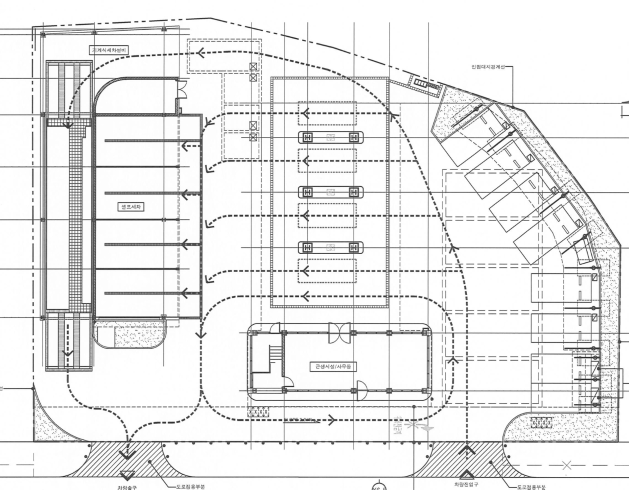
#> input picture backend/blueprint.png, 1258 x 979 px, found by its file name (shown at 1/2 size)
$ python visualization_bp.py
#> lines starting #> are read from the running program, lines starting #| are printed output that depends on the picture
import cv2
from ._2d_to_2d_mapping import mapping

blueprint = cv2.imread('backend/blueprint.png')
#> blueprint is the input picture: shape (979, 1258, 3); min 12, max 255, mean 234.3
height_bp, width_bp  = blueprint.shape[:2]
#> height_bp = 979; width_bp = 1258

# car_image = cv2.imread('car_img.png')
car_image = cv2.imread('backend/car_img_red.png')
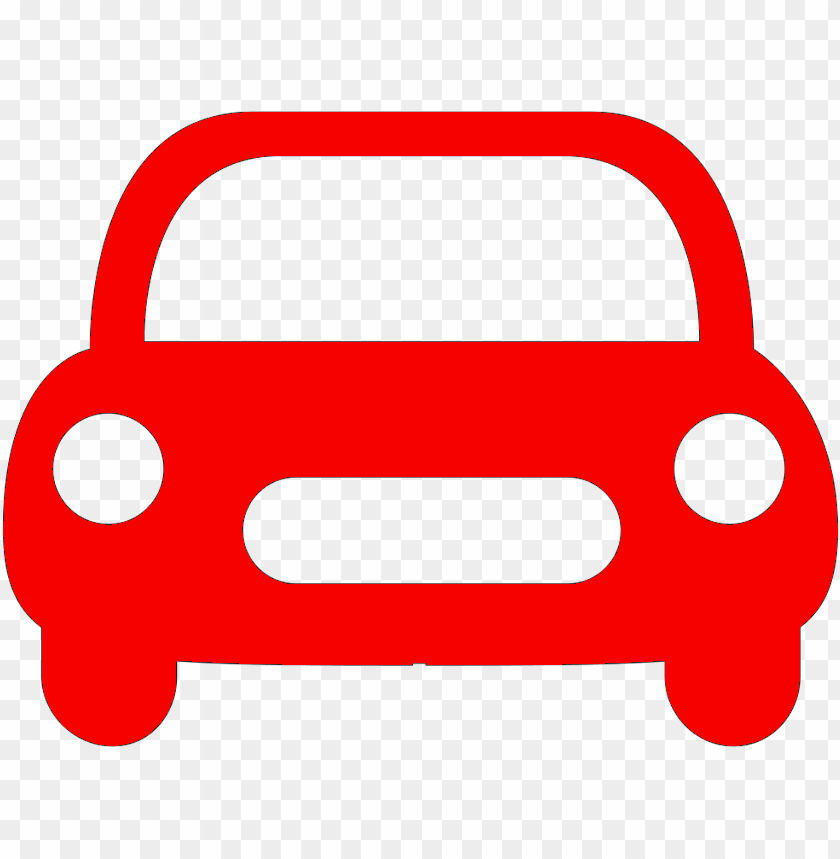
#> input picture backend/car_img_red.png, 840 x 859 px, found by its file name
#> car_image is the input picture: shape (859, 840, 3); mean B, G, R 156.4, 156.4, 244.7
car_image = cv2.resize(car_image, (40, 40))
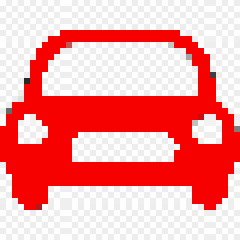
#> car_image: shape (40, 40, 3) (shown 6 times larger); mean B, G, R 156.4, 156.4, 245.1
height_car, width_car  = car_image.shape[:2]
#> height_car = 40; width_car = 40


# [43 lines left out: functions draw_car_img, visualize_bp, not called in this run]

        # cv2.namedWindow('blueprint', cv2.WINDOW_NORMAL)
        # cv2.imshow('blueprint', background_img)
        # cv2.waitKey(1)
